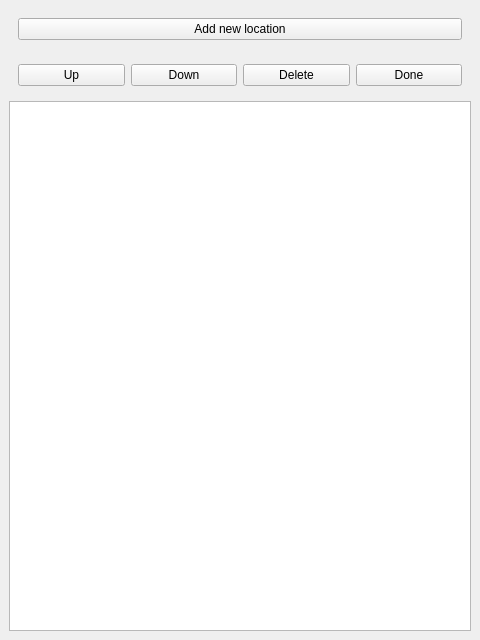
<?xml version="1.0" encoding="UTF-8"?>
<ui version="4.0">
 <class>LocationsDisplayWindow</class>
 <widget class="QMainWindow" name="LocationsDisplayWindow">
  <property name="geometry">
   <rect>
    <x>0</x>
    <y>0</y>
    <width>480</width>
    <height>640</height>
   </rect>
  </property>
  <property name="windowTitle">
   <string>MainWindow</string>
  </property>
  <widget class="QWidget" name="centralwidget">
   <layout class="QVBoxLayout" name="verticalLayout">
    <item>
     <widget class="QWidget" name="defaultViewWidget" native="true">
      <layout class="QHBoxLayout" name="horizontalLayout">
       <item>
        <widget class="QPushButton" name="newLocButton">
         <property name="text">
          <string>Add new location</string>
         </property>
        </widget>
       </item>
      </layout>
     </widget>
    </item>
    <item>
     <widget class="QWidget" name="editViewWidget" native="true">
      <property name="enabled">
       <bool>true</bool>
      </property>
      <layout class="QHBoxLayout" name="horizontalLayout_2">
       <item>
        <widget class="QPushButton" name="upButton">
         <property name="text">
          <string>Up</string>
         </property>
        </widget>
       </item>
       <item>
        <widget class="QPushButton" name="downButton">
         <property name="text">
          <string>Down</string>
         </property>
        </widget>
       </item>
       <item>
        <widget class="QPushButton" name="deleteButton">
         <property name="text">
          <string>Delete</string>
         </property>
        </widget>
       </item>
       <item>
        <widget class="QPushButton" name="doneButton">
         <property name="text">
          <string>Done</string>
         </property>
        </widget>
       </item>
      </layout>
     </widget>
    </item>
    <item>
     <widget class="QListWidget" name="locationsWidget"/>
    </item>
   </layout>
  </widget>
  <widget class="QMenuBar" name="menuBar">
   <property name="geometry">
    <rect>
     <x>0</x>
     <y>0</y>
     <width>480</width>
     <height>21</height>
    </rect>
   </property>
  </widget>
  <action name="actionSdfasf">
   <property name="text">
    <string>sdfasf</string>
   </property>
  </action>
 </widget>
 <resources/>
 <connections/>
</ui>
